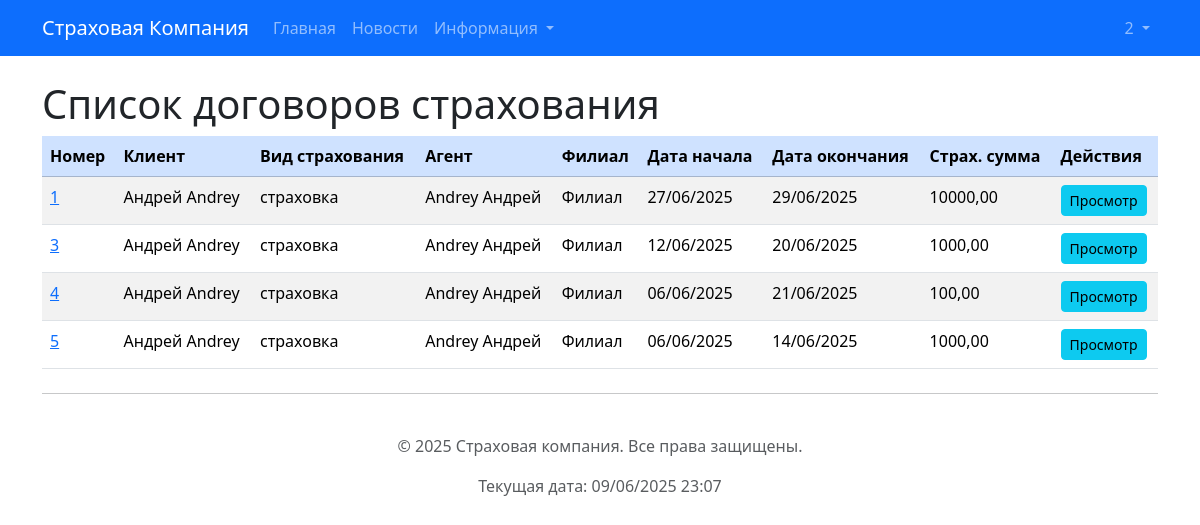
Page /contracts/ (signed in) on the committed database.
### insurance_app/models.py (models this page shows, shortened)
class Contract(models.Model):
    client = models.ForeignKey(User, on_delete=models.PROTECT, verbose_name="Клиент", related_name="contracts") # Используем User, предполагая регистрацию клиентов
    insurance_type = models.ForeignKey(InsuranceType, on_delete=models.PROTECT, verbose_name="Вид страхования")
    agent = models.ForeignKey(Agent, on_delete=models.SET_NULL, null=True, blank=True, verbose_name="Страховой агент")
    branch = models.ForeignKey(Branch, on_delete=models.PROTECT, verbose_name="Филиал заключения")
    insured_object_description = models.TextField(verbose_name="Описание объекта страхования", blank=True, help_text="Например, автомобиль (марка, модель, VIN), квартира (адрес) и т.д.")
    insurance_sum = models.DecimalField(max_digits=10, decimal_places=2, validators=[MinValueValidator(0)], verbose_name="Страховая сумма")
    tariff_rate = models.DecimalField(max_digits=5, decimal_places=4, validators=[MinValueValidator(0)], verbose_name="Тарифная ставка (например, 0.01 для 1%)")
    start_date = models.DateField(verbose_name="Дата заключения (начала действия)")
    end_date = models.DateField(verbose_name="Дата окончания действия")
    created_at = models.DateTimeField(auto_now_add=True, verbose_name="Дата создания записи")
    updated_at = models.DateTimeField(auto_now=True, verbose_name="Дата обновления записи")
    class Meta:
        verbose_name = "Договор о страховании"
        verbose_name_plural = "Договоры о страховании"
        ordering = ['-start_date']

class InsuranceType(models.Model):
    name = models.CharField(max_length=200, verbose_name="Название вида страхования")
    description = models.TextField(verbose_name="Описание")
    agent_commission_percentage = models.DecimalField(max_digits=5, decimal_places=2, validators=[MinValueValidator(0), MaxValueValidator(100)], verbose_name="Процент комиссии агенту")
    class Meta:
        verbose_name = "Вид страхования"
        verbose_name_plural = "Виды страхования"

class Agent(models.Model):
    user = models.OneToOneField(User, on_delete=models.CASCADE, verbose_name="Пользователь", related_name="agent_profile", null=True, blank=True)
    first_name = models.CharField(max_length=100, verbose_name="Имя")
    last_name = models.CharField(max_length=100, verbose_name="Фамилия")
    patronymic = models.CharField(max_length=100, blank=True, verbose_name="Отчество")
    address = models.CharField(max_length=300, verbose_name="Адрес")
    phone_regex = RegexValidator(regex=r'^\+375 \(\d{2}\) \d{3}-\d{2}-\d{2}$', message="Номер телефона должен быть в формате: +375 (XX) XXX-XX-XX")
    phone = models.CharField(validators=[phone_regex], max_length=20, verbose_name="Телефон")
    branch = models.ForeignKey(Branch, on_delete=models.SET_NULL, null=True, verbose_name="Филиал")
    birth_date = models.DateField(verbose_name="Дата рождения", help_text="Сотрудники должны быть старше 18 лет.")
    def __str__(self):
        return f"{self.last_name} {self.first_name}"
    class Meta:
        verbose_name = "Страховой агент"
        verbose_name_plural = "Страховые агенты"

class Branch(models.Model):
    name = models.CharField(max_length=200, verbose_name="Название филиала")
    address = models.CharField(max_length=300, verbose_name="Адрес")
    phone_regex = RegexValidator(regex=r'^\+375 \(\d{2}\) \d{3}-\d{2}-\d{2}$', message="Номер телефона должен быть в формате: +375 (XX) XXX-XX-XX")
    phone = models.CharField(validators=[phone_regex], max_length=20, verbose_name="Телефон")
    image = models.ImageField(upload_to='branch_photos/', blank=True, null=True, verbose_name="Фото филиала")
    class Meta:
        verbose_name = "Филиал"
        verbose_name_plural = "Филиалы"

### insurance_app/views.py (the view)
# urls.py: path('contracts/', views.ContractListView.as_view(), name='contract_list'),
class ContractListView(ListView):
    model = Contract
    template_name = 'insurance_app/contract_list.html'
    context_object_name = 'contracts'
    paginate_by = 10
    def get_queryset(self):
        if self.request.user.is_superuser:
            return Contract.objects.all().select_related('client', 'insurance_type', 'agent', 'branch').order_by('-start_date')
        elif hasattr(self.request.user, 'agent_profile') and self.request.user.agent_profile:
            return Contract.objects.filter(agent=self.request.user.agent_profile).select_related('client', 'insurance_type', 'branch').order_by('-start_date')
        elif hasattr(self.request.user, 'client_profile') and self.request.user.client_profile:
            return Contract.objects.filter(client=self.request.user).select_related('insurance_type', 'agent', 'branch').order_by('-start_date')
        return Contract.objects.none()
    def get_context_data(self, **kwargs):
        context = super().get_context_data(**kwargs)
        context['page_title'] = 'Список договоров страхования'
        return context

### insurance_app/templates/insurance_app/contract_list.html (shortened to what this page needs)
{% extends 'base.html' %}
{% block content %}
    <h1>{{ page_title|default:"Список договоров страхования" }}</h1>
    {% if contracts %}
        <table class="table table-striped table-hover">
            <thead class="table-primary">
                <tr>
                    <th>Номер</th>
                    <th>Клиент</th>
                    <th>Вид страхования</th>
                    <th>Агент</th>
                    <th>Филиал</th>
                    <th>Дата начала</th>
                    <th>Дата окончания</th>
                    <th>Страх. сумма</th>
                    <th>Действия</th>
                </tr>
            </thead>
            <tbody>
                {% for contract in contracts %}
                    <tr>
                        <td><a href="{% url 'insurance_app:contract_detail' contract.pk %}">{{ contract.id }}</a></td>
                        <td>{{ contract.client.get_full_name|default:contract.client.username }}</td>
                        <td>{{ contract.insurance_type.name }}</td>
                        <td>{{ contract.agent|default:"-" }}</td>
                        <td>{{ contract.branch.name }}</td>
                        <td>{{ contract.start_date|date:"d/m/Y" }}</td>
                        <td>{{ contract.end_date|date:"d/m/Y" }}</td>
                        <td>{{ contract.insurance_sum }}</td>
                        <td>
                            <a href="{% url 'insurance_app:contract_detail' contract.pk %}" class="btn btn-sm btn-info">Просмотр</a>
                        </td>
                    </tr>
                {% endfor %}
            </tbody>
        </table>
    {% else %}
        <p>Нет договоров для отображения.</p>
        {% if not user.is_authenticated %}
             <p><a href="{% url 'insurance_app:login' %}" class="btn btn-primary">Войдите</a>, чтобы увидеть свои договоры или <a href="{% url 'insurance_app:register' %}" class="btn btn-secondary">зарегистрируйтесь</a>.</p>
        {% endif %}
    {% endif %}
{% endblock %}

### templates/base.html (shortened to what this page needs)
<!DOCTYPE html>
<html lang="ru">
<head>
    <link href="https://cdn.jsdelivr.net/npm/bootstrap@5.3.3/dist/css/bootstrap.min.css" rel="stylesheet">
</head>
<body>
    <nav class="navbar navbar-expand-lg navbar-dark bg-primary mb-4">
        <div class="container">
            <a class="navbar-brand" href="{% url 'insurance_app:home' %}">Страховая Компания</a>
            <div class="collapse navbar-collapse" id="navbarNavDropdown">
                <ul class="navbar-nav me-auto mb-2 mb-lg-0">
                    <li class="nav-item">
                        <a class="nav-link {% if request.resolver_match.url_name == 'home' %}active{% endif %}" aria-current="page" href="{% url 'insurance_app:home' %}">Главная</a>
                    </li>
                    <li class="nav-item">
                        <a class="nav-link {% if request.resolver_match.url_name == 'news_list' %}active{% endif %}" href="{% url 'insurance_app:news_list' %}">Новости</a>
                    </li>
                    <li class="nav-item dropdown">
                        <a class="nav-link dropdown-toggle" href="#" id="navbarDropdownPublicLinks" role="button" data-bs-toggle="dropdown" aria-expanded="false">
                            Информация
                        </a>
                    </li>
                </ul>
                <ul class="navbar-nav ms-auto mb-2 mb-lg-0">
                    {% if user.is_authenticated %}
                        <li class="nav-item dropdown">
                            <a class="nav-link dropdown-toggle" href="#" id="navbarDropdownUserMenu" role="button" data-bs-toggle="dropdown" aria-expanded="false">
                                {{ user.username }}
                            </a>
                        </li>
                    {% endif %}
                </ul>
            </div>
        </div>
    </nav>
    <div class="container">
        <main class="my-4">
            {% block content %}{% endblock %}
        </main>
        <hr>
        <footer class="py-3 my-4">
            <p class="text-center text-muted">&copy; {% now "Y" %} Страховая компания. Все права защищены.</p>
            <p class="text-center text-muted">Текущая дата: {% now "d/m/Y H:i" %}</p>
        </footer>
    </div>
</body>
</html>

### rows in the picture
Contract: id "1", client.get_full_name "Андрей Andrey", insurance_type.name "страховка", agent "Andrey Андрей", branch.name "Филиал", start_date "27/06/2025", end_date "29/06/2025", insurance_sum "10000,00"
Contract: id "3", client.get_full_name "Андрей Andrey", insurance_type.name "страховка", agent "Andrey Андрей", branch.name "Филиал", start_date "12/06/2025", end_date "20/06/2025", insurance_sum "1000,00"
Contract: id "4", client.get_full_name "Андрей Andrey", insurance_type.name "страховка", agent "Andrey Андрей", branch.name "Филиал", start_date "06/06/2025", end_date "21/06/2025", insurance_sum "100,00"
Contract: id "5", client.get_full_name "Андрей Andrey", insurance_type.name "страховка", agent "Andrey Андрей", branch.name "Филиал", start_date "06/06/2025", end_date "14/06/2025", insurance_sum "1000,00"

### other values in the picture
{{ user.username }} "2"
{{ page_title|default:"Список договоров страхования" }} "Список договоров страхования"
